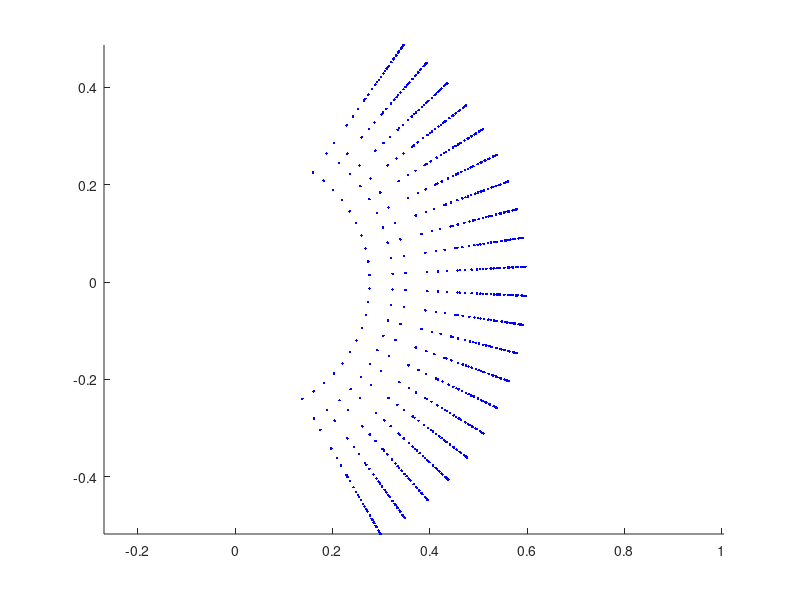

Reproduce this figure in MATLAB.
clc; clear;
hold on;

a1=pi/2;ac=pi/2; a2=0; a3=0; % the angle alpha between z_i1 and z_i measured about x_i 
%t1=0:1:90; tc=t1; t2=0; t3=0; % the angle theta between x_i1 and x_i measured about z_i1 
%t1=t1*(pi/180);tc=tc*(pi/180);t2=t2*(pi/180);t3=t3*(pi/180)
r1=0;rc=.1; r2=.25; r3=.25; %  distance along x_i from O_i to the intersection of the x_i and z_i1 axes.
d1=.1; dc=0; d2=0; d3=0; % distance along z_i1 from O_i1 to the intersection of the x_i and z_i1 axes.

for t1=-pi/3:.1:pi/3
     for tc=t1
        for t2=-pi/4:.3:pi/4
            for t3=-pi/4:.3:pi/4;
h1=[cos(t1) -sin(t1)*cos(a1) sin(t1)*sin(a1) r1*cos(t1);sin(t1) cos(t1)*cos(a1) -cos(t1)*sin(a1) r1*sin(t1);0 sin(a1) cos(a1) d1; 0 0 0 1];
hc=[cos(tc) -sin(tc)*cos(ac) sin(tc)*sin(ac) rc*cos(tc);sin(tc) cos(tc)*cos(ac) -cos(tc)*sin(ac) rc*sin(tc);0 sin(ac) cos(ac) d1; 0 0 0 1];
h2=[cos(t2) -sin(t2)*cos(a2) sin(t2)*sin(a2) r2*cos(t2);sin(t2) cos(t2)*cos(a2) -cos(t2)*sin(a2) r2*sin(t2);0 sin(a2) cos(a2) d2; 0 0 0 1];
h3=[cos(t3) -sin(t3)*cos(a3) sin(t3)*sin(a3) r3*cos(t3);sin(t3) cos(t3)*cos(a3) -cos(t3)*sin(a3) r3*sin(t3);0 sin(a3) cos(a3) d3; 0 0 0 1];

ho1=[h1];
hoc=[hc];
ho2=[hc*h2];
ho3=[hc*h2*h3];

%x=[0 ho1(1,4) hoc(1,4) ho2(1,4) ho3(1,4)]
x=[ho3(1,4)];
%y=[0 ho1(2,4) hoc(2,4) ho2(2,4) ho3(2,4)]
y=[ho3(2,4)];
%z=[0 ho1(3,4) hoc(3,4) ho2(3,4) ho3(3,4)]
z=[ho3(3,4)];
axis equal
plot3(x,y,z,'.b-');
%pause(.1)
end;
plot3(x,y,z,'.b-');
%pause(.1) 
end;
plot3(x,y,z,'.b-');
%pause(.1)
end;
plot3(x,y,z,'.b-');
pause(.1)
end;
